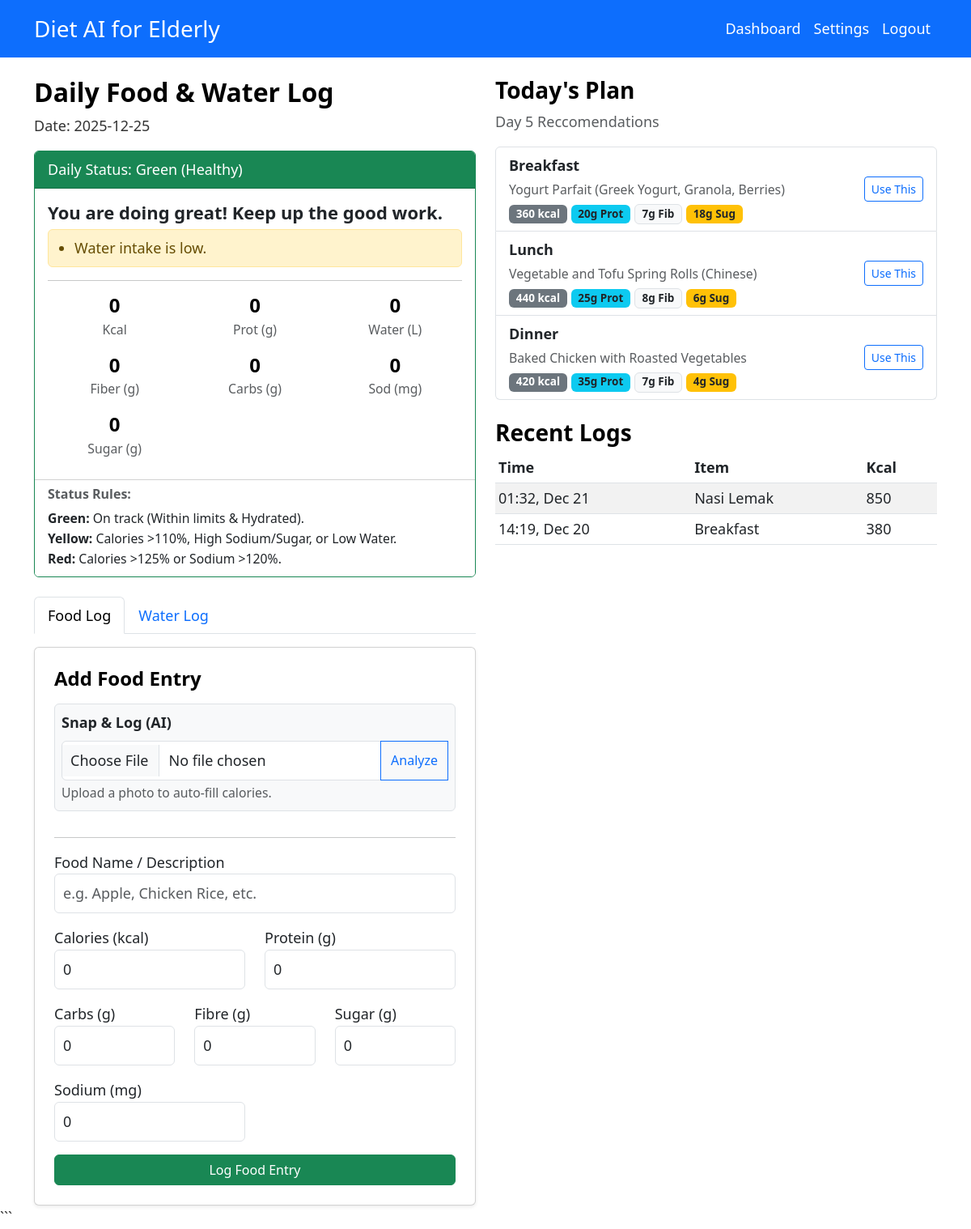
The page /pages/food-log.php (signed in) on the database as committed earlier.
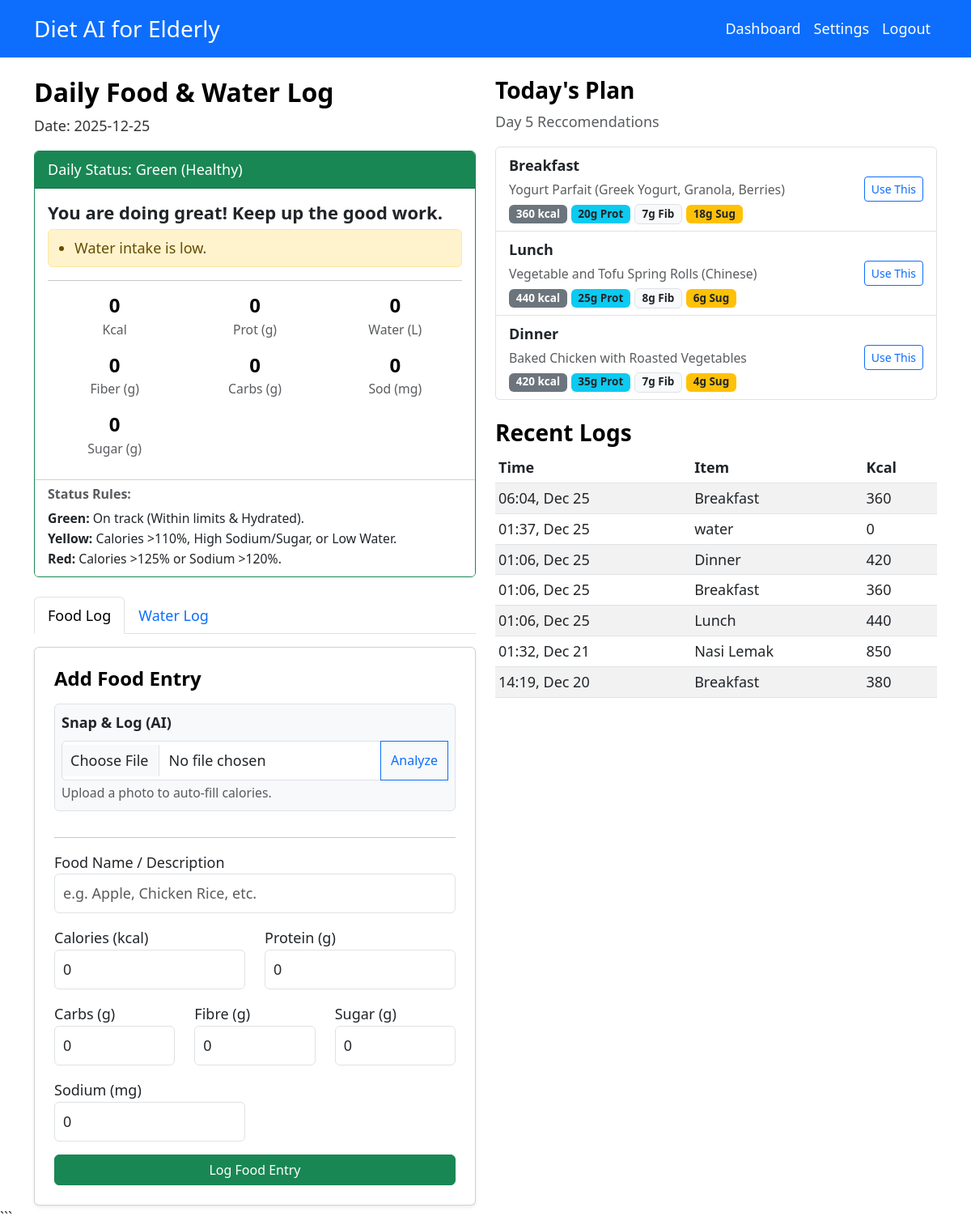
The same page on the database as committed later.
### tables this page shows
CREATE TABLE `profiles` (
  `profileID` varchar(50) NOT NULL,
  `elderlyID` varchar(50) NOT NULL,
  `height` double NOT NULL,
  `weight` double NOT NULL,
  `bmi` double NOT NULL,
  `allergies` text DEFAULT NULL,
  `healthCondition` text DEFAULT NULL,
  `caloriesLimit` double DEFAULT 0,
  `carbsLimit` double DEFAULT 0,
  `sugarLimit` double DEFAULT 0,
  `sodiumLimit` double DEFAULT 0,
  `fibreRequirement` double DEFAULT 0,
  `softFoodRequirement` tinyint(1) DEFAULT 0,
  `medicationList` text DEFAULT NULL
);

CREATE TABLE `diet_plans` (
  `dietPlanID` varchar(50) NOT NULL,
  `elderlyID` varchar(50) NOT NULL,
  `createdAt` datetime NOT NULL DEFAULT current_timestamp()
);

CREATE TABLE `meals` (
  `mealID` varchar(50) NOT NULL,
  `dietPlanID` varchar(50) NOT NULL,
  `mealType` varchar(50) NOT NULL,
  `totalCalories` double DEFAULT 0,
  `totalFibre` double DEFAULT 0,
  `totalProtein` double DEFAULT 0,
  `totalCarbs` double DEFAULT 0,
  `totalSodium` double DEFAULT 0,
  `totalCholesterol` double DEFAULT 0,
  `day` int(11) NOT NULL DEFAULT 1,
  `totalSugar` double DEFAULT 0
);

CREATE TABLE `food_logs` (
  `logID` varchar(50) NOT NULL,
  `elderlyID` varchar(50) NOT NULL,
  `foodName` varchar(100) NOT NULL,
  `calories` double DEFAULT 0,
  `protein` double DEFAULT 0,
  `carbs` double DEFAULT 0,
  `fibre` double DEFAULT 0,
  `sugar` double DEFAULT 0,
  `sodium` double DEFAULT 0,
  `loggedAt` datetime NOT NULL DEFAULT current_timestamp()
);

### includes/auth.php (called while the page is built, shortened)
<?php
function getCurrentUser()
{
    global $pdo;
    require_once __DIR__ . '/../classes/User.php';
    $stmt = $pdo->prepare("SELECT * FROM users WHERE userID = ?");
    $stmt->execute([$_SESSION['user_id']]);
    $data = $stmt->fetch(PDO::FETCH_ASSOC);
    if ($data) {
        switch ($data['role']) {
            case 'Elderly':
            case 'User':
                return new Elderly($pdo, $data);
        }
    }
    return null;
}
?>

### classes/User.php (called while the page is built, shortened)
<?php
class User implements UserStrategy
{
    public function __construct($pdo, $data = null)
    {
        if ($data) {
            $this->userID = $data['userID'] ?? null;
        }
    }
}
?>

### classes/Progress.php (called while the page is built, shortened)
<?php
class Progress
{
    private $pdo;
    private $elderlyID;
    public $date;
    public $waterIntake = 0;
    public function __construct($pdo, $elderlyID)
    {
        $this->pdo = $pdo;
        $this->elderlyID = $elderlyID;
        $this->date = date('Y-m-d');
        $this->loadOrCreate();
    }
    private function loadOrCreate()
    {
        $stmt = $this->pdo->prepare("SELECT * FROM progress WHERE elderlyID = ? AND date = ?");
        $stmt->execute([$this->elderlyID, $this->date]);
        $data = $stmt->fetch();
        if ($data) {
            $this->progressID = $data['progressID'];
            $this->caloriesTaken = $data['caloriesTaken'];
            $this->proteinTaken = $data['proteinTaken'];
            $this->waterIntake = $data['waterIntake'];
            $this->fiberTaken = $data['fiberTaken'] ?? 0;
            $this->carbohydrateTaken = $data['carbohydrateTaken'] ?? 0;
            $this->sodiumTaken = $data['sodiumTaken'] ?? 0;
            $this->sugarTaken = $data['sugarTaken'] ?? 0;
            $this->fatTaken = $data['fatTaken'] ?? 0;
            $this->setStateFromString($data['state']);
        } else {
            $stmtP = $this->pdo->prepare("SELECT dietPlanID FROM diet_plans WHERE elderlyID = ? ORDER BY createdAt DESC LIMIT 1");
            $stmtP->execute([$this->elderlyID]);
            $plan = $stmtP->fetch();
            $dietPlanID = $plan ? $plan['dietPlanID'] : null;
            $this->progressID = uniqid('PG_');
            $stmt = $this->pdo->prepare("INSERT INTO progress (progressID, elderlyID, dietPlanID, date, state) VALUES (?, ?, ?, ?, 'Green')");
            $stmt->execute([$this->progressID, $this->elderlyID, $dietPlanID, $this->date]);
        }
    }
    public function getStatusColor()
    {
        return 'success';
    }
    public function getReasons()
    {
        require_once __DIR__ . '/Profile.php';
        $profile = new Profile($this->pdo, $this->elderlyID);
        $reasons = [];
        if ($this->waterIntake < 1.0)
            $reasons[] = "Water intake is low.";
        return $reasons;
    }
}
?>

### classes/Profile.php (called while the page is built, shortened)
<?php
class Profile
{
    private $pdo;
    private $elderlyID;
    public function __construct($pdo, $elderlyID = null)
    {
        $this->pdo = $pdo;
        $this->elderlyID = $elderlyID;
        if ($elderlyID) {
            $this->load();
        }
    }
    private function load()
    {
        $stmt = $this->pdo->prepare("
            SELECT p.*, u.age, u.gender
            FROM profiles p
            JOIN users u ON p.elderlyID = u.userID
            WHERE p.elderlyID = ?
        ");
        $stmt->execute([$this->elderlyID]);
    }
}
?>

### classes/DietPlan.php (called while the page is built, shortened)
<?php
class DietPlan
{
    public function __construct($pdo, $data = null)
    {
        if ($data) {
            $this->dietPlanID = $data['dietPlanID'];
            $this->createdAt = $data['createdAt'];
            $stmt = $pdo->prepare("SELECT status FROM diet_plan_approvals WHERE dietPlanID = ?");
            $stmt->execute([$this->dietPlanID]);
            $res = $stmt->fetch();
            $status = $res ? $res['status'] : 'Pending';
        }
    }
}
?>

### pages/food-log.php (the view, shortened to what the rows shown need)
<?php
require_once '../includes/auth.php';
require_once '../includes/db.php';
require_once '../classes/Progress.php';
$user = getCurrentUser();
$progress = new Progress($pdo, $user->userID);
include '../includes/header.php';
?>
<div class="row">
    <div class="col-md-6">
        <h2>Daily Food & Water Log</h2>
        <div class="card mb-4 border-<?= $progress->getStatusColor() ?>">
            <div class="card-body">
                <?php
                $reasons = $progress->getReasons();
                    ?>
                <div class="row text-center g-2">
                    <div class="col-4 mb-2">
                        <h4 class="mb-0"><?= $progress->caloriesTaken ?></h4>
                        <small class="text-muted">Kcal</small>
                    </div>
                    <div class="col-4 mb-2">
                        <h4 class="mb-0"><?= $progress->proteinTaken ?></h4>
                        <small class="text-muted">Prot (g)</small>
                    </div>
                    <div class="col-4 mb-2">
                        <h4 class="mb-0"><?= $progress->waterIntake ?></h4>
                        <small class="text-muted">Water (L)</small>
                    </div>
                    <div class="col-4 mb-2">
                        <h4 class="mb-0"><?= $progress->fiberTaken ?></h4>
                        <small class="text-muted">Fiber (g)</small>
                    </div>
                    <div class="col-4 mb-2">
                        <h4 class="mb-0"><?= $progress->carbohydrateTaken ?></h4>
                        <small class="text-muted">Carbs (g)</small>
                    </div>
                    <div class="col-4 mb-2">
                        <h4 class="mb-0"><?= $progress->sodiumTaken ?></h4>
                        <small class="text-muted">Sod (mg)</small>
                    </div>
                    <div class="col-4 mb-2">
                        <h4 class="mb-0"><?= $progress->sugarTaken ?></h4>
                        <small class="text-muted">Sugar (g)</small>
                    </div>
                </div>
            </div>
        </div>
    </div>
    <div class="col-md-6">
        <h3><i class="bi bi-calendar-check text-primary"></i> Today's Plan</h3>
        <?php
        require_once '../classes/DietPlan.php';
        $dayNum = 1;
        $stmt = $pdo->prepare("
            SELECT dp.*
            FROM diet_plans dp
            JOIN diet_plan_approvals dpa ON dp.dietPlanID = dpa.dietPlanID
            WHERE dp.elderlyID = ? AND dpa.status = 'Approved'
            ORDER BY dp.createdAt DESC LIMIT 1
        ");
        $stmt->execute([$user->userID]);
        $planData = $stmt->fetch();
        if ($planData) {
            $activePlan = new DietPlan($pdo, $planData);
            $start = new DateTime($activePlan->createdAt);
            $now = new DateTime();
            $diff = $now->diff($start)->days;
            $duration = $activePlan->duration ?? 7;
            $dayNum = ($diff % $duration) + 1;
            $mstmt = $pdo->prepare("SELECT * FROM meals WHERE dietPlanID = ? AND day = ? ORDER BY mealID ASC");
            $mstmt->execute([$activePlan->dietPlanID, $dayNum]);
            $todayMeals = $mstmt->fetchAll();
        } else {
            $todayMeals = [];
        }
        ?>
        <?php if (!empty($todayMeals)): ?>
            <p class="text-muted">Day <?= $dayNum ?> Reccomendations</p>
            <div class="list-group mb-4">
                <?php foreach ($todayMeals as $meal):
                    $fstmt = $pdo->prepare("SELECT foodName FROM foods WHERE mealID = ?");
                    $fstmt->execute([$meal['mealID']]);
                    $foods = $fstmt->fetchAll(PDO::FETCH_COLUMN);
                    $foodDesc = implode(', ', $foods);
                    ?>
                    <div class="list-group-item list-group-item-action d-flex justify-content-between align-items-center">
                        <div>
                            <strong><?= htmlspecialchars($meal['mealType']) ?></strong>
                            <br>
                            <span class="small text-muted"><?= htmlspecialchars($foodDesc) ?></span>
                            <br>
                            <span class="badge bg-secondary"><?= $meal['totalCalories'] ?> kcal</span>
                            <span class="badge bg-info text-dark"><?= $meal['totalProtein'] ?>g Prot</span>
                            <span class="badge bg-light text-dark border"><?= $meal['totalFibre'] ?>g Fib</span>
                            <span class="badge bg-warning text-dark"><?= $meal['totalSugar'] ?? 0 ?>g Sug</span>
                        </div>
                        <button type="button" class="btn btn-sm btn-outline-primary"
                            onclick="fillQuickLog(<?= $meal['totalCalories'] ?>, <?= $meal['totalProtein'] ?>, <?= $meal['totalCarbs'] ?>, <?= $meal['totalFibre'] ?>, <?= $meal['totalSodium'] ?>, <?= $meal['totalSugar'] ?? 0 ?>, '<?= htmlspecialchars(addslashes($foodDesc)) ?>')">
                            <i class="bi bi-arrow-left-circle"></i> Use This
                        </button>
                    </div>
                <?php endforeach; ?>
            </div>
        <?php else: ?>
            <div class="alert alert-light border">
                No active diet plan found. <a href="diet-plan.php">Create one?</a>
            </div>
        <?php endif; ?>
        <h3><i class="bi bi-clock-history"></i> Recent Logs</h3>
        <?php
        $lstmt = $pdo->prepare("SELECT * FROM food_logs WHERE elderlyID = ? ORDER BY loggedAt DESC LIMIT 20");
        $lstmt->execute([$user->userID]);
        $logs = $lstmt->fetchAll();
        ?>
        <?php if (empty($logs)): ?>
            <div class="alert alert-secondary">No food history found. Start logging!</div>
        <?php else: ?>
            <div class="table-responsive">
                <table class="table table-sm table-striped">
                    <thead>
                        <tr>
                            <th>Time</th>
                            <th>Item</th>
                            <th>Kcal</th>
                        </tr>
                    </thead>
                    <tbody>
                        <?php foreach ($logs as $log): ?>
                            <tr>
                                <td><?= date('H:i, M d', strtotime($log['loggedAt'])) ?></td>
                                <td><?= htmlspecialchars($log['foodName']) ?></td>
                                <td><?= $log['calories'] ?></td>
                            </tr>
                        <?php endforeach; ?>
                    </tbody>
                </table>
            </div>
        <?php endif; ?>
    </div>
</div>
<?php include '../includes/footer.php'; ?>

Rows that differ between the two databases and show on the page:
added food_logs: loggedAt "06:04, Dec 25", foodName "Breakfast", calories "360"
added food_logs: loggedAt "01:37, Dec 25", foodName "water", calories "0"
added food_logs: loggedAt "01:06, Dec 25", foodName "Dinner", calories "420"
added food_logs: loggedAt "01:06, Dec 25", foodName "Breakfast", calories "360"
added food_logs: loggedAt "01:06, Dec 25", foodName "Lunch", calories "440"
